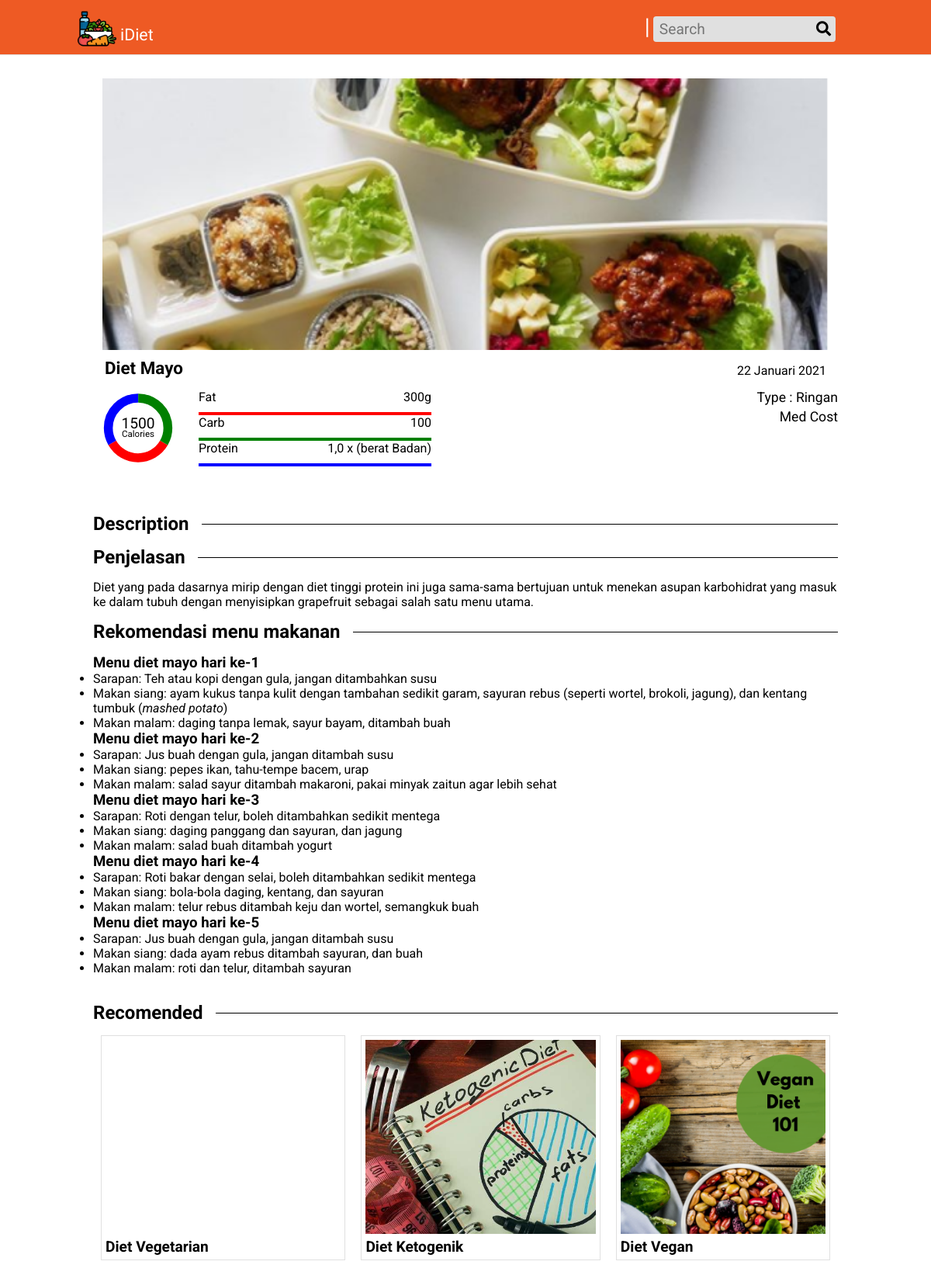
/details.php?d=diet-mayo, run on the app's committed database.
### tables this page shows
CREATE TABLE `diet` (
  `id` int(11) NOT NULL,
  `name` varchar(255) DEFAULT NULL,
  `slug` varchar(255) DEFAULT NULL,
  `description` longtext DEFAULT 'NULL',
  `image` varchar(255) DEFAULT NULL,
  `type` varchar(255) DEFAULT NULL,
  `fat` varchar(255) DEFAULT NULL,
  `cost` enum('low','med','high') DEFAULT 'med',
  `calories` varchar(255) DEFAULT NULL,
  `carb` varchar(255) DEFAULT NULL,
  `protein` varchar(255) DEFAULT NULL,
  `dateupload` date DEFAULT NULL
);

### action/helper.php (called while the page is built, shortened)
<?php
function dateConverter($date)
{
  $month = ['', 'Januari', 'Februari', 'Maret', 'April', 'Mei', 'Juni', 'Juli', 'Agustus', 'September', 'Oktober', 'November', 'Desember'];
  $date = explode("-", $date);
  return $date[2] . " " . $month[(int)$date[1]] . " " . $date['0'];
}

### details.php (the view, shortened to what this page needs)
<?php
require('./partials/header.php');
require('./action/helper.php');
$slug = @$_GET['d'];
$data = $mysql->query("SELECT * FROM diet WHERE slug='$slug' LIMIT 1")->fetch_object();
$recomended = $mysql->query('SELECT image,slug,name FROM diet ORDER BY RAND() LIMIT 3;');
?>
<div class="content">
  <?php if (@$data->name != "") : ?>
    <div class="detail-img" style="background-image:url('./uploads/<?= $data->image ?>');"></div>
    <div class="detail-info">
      <div class="detail-header">
        <span class="detail-title"><?= $data->name ?></span>
        <span class="detail-date"><?= dateConverter($data->dateupload) ?></span>
      </div>
      <div class="detail-stats">
        <svg viewbox="0 0 10 10" style="width: 10%; height:auto; margin:0 30px 0 10px">
          <defs>
            <circle id="circle" cx="5" cy="5" r="4" stroke-width="1.2" fill="transparent" />
          </defs>
          <use xlink:href="#circle" stroke="red" stroke-dasharray="0,2.09,8.38,30" />
          <use xlink:href="#circle" stroke="blue" stroke-dasharray="0,10.47,8.38,30" />
          <use xlink:href="#circle" stroke="green" stroke-dasharray="2.09,16.75,6.3" />
          <text x="5" y="5" text-anchor="middle" font-size="2"><?= $data->calories ?></text>
          <text x="5" y="6.2" text-anchor="middle" font-size="1.2">Calories</text>
        </svg>
        <div class="detail-bars">
          <div class="bars" style="border-bottom: solid 4px red;">
            <span>Fat</span>
            <span><?= $data->fat ?></span>
          </div>
          <div class="bars" style="border-bottom: solid 4px green;">
            <span>Carb</span>
            <span><?= $data->carb ?></span>
          </div>
          <div class="bars" style="border-bottom: solid 4px blue;">
            <span>Protein</span>
            <span><?= $data->protein ?></span>
          </div>
        </div>
        <div class="detail-type">
          <p>Type : <?= $data->type ?></p>
          <p style="text-transform:capitalize;"><?= $data->cost ?> Cost</p>
        </div>
      </div>
      <h2>Description</h2>
      <?= $data->description ?>
    <?php else : ?>
      <h1>No Data Found</h1>
    <?php endif ?>
    <h2>Recomended</h2>
    <div class="recommended-content">
      <?php while ($row = $recomended->fetch_object()) : ?>
        <a href="./details.php?d=<?= $row->slug ?>" class="box">
          <div class="box-img" style="background-image:url('./uploads/<?= $row->image ?>')"></div>
          <div class="box-title"><?= $row->name ?></div>
        </a>
      <?php endwhile; ?>
    </div>
    </div>

### css/style.css (style rules this page uses)
* { margin: 0; padding: 0; font-family: 'Roboto', sans-serif; }
.content { display: flex; flex-direction: column; margin: 30px 10%; }
h2 { margin: 15px 0; display: flex; align-items: center; }
h2::after { content: ''; flex: 1; margin-left: 1rem; height: 1px; background-color: #000; }
.recommended-content { display: grid; grid-template-columns: auto auto auto; grid-template-rows: auto auto; }
.box { margin: 0 10px 10px; border: solid 1px #E0E0E0; padding: 5px }
.box-img { height: 250px; margin-bottom: 5px; background-repeat: no-repeat; background-position: center; background-size: cover; }
.box-title { text-transform: none; text-decoration: none; font-weight: bold; font-size: 1.2rem; color:#000; }
.detail-img { background-size: cover; background-position: center; background-repeat: no-repeat; height: 350px; width: 78vw; align-self: center; }
.detail-header { display: flex; justify-content: space-between; margin: 10px 15px 15px; align-items: flex-end; }
.detail-title { font-size: 1.4rem; font-weight: bold; }
.detail-stats { display: flex; margin-bottom: 60px; }
.detail-bars { display: flex; flex-direction: column; justify-content: space-between; }
.bars { display: flex; justify-content: space-between; width: 25vw; padding-bottom: 10px; }
.detail-type { text-align: right; margin-left: auto; }
.detail-type > p { margin-bottom: 5px; font-size: 1.1rem; }
a.box { text-decoration: none; color: #000; transition: 0.1s; }

### data on the page
diet: image (picture), name "Diet Mayo", dateupload "22 Januari 2021", fat "300g", carb "100", protein "1,0 x (berat Badan)", type "Ringan", cost "Med", description "Penjelasan Diet yang pada dasarnya mirip dengan diet tinggi protein ini juga sama-sama bertujuan untuk menekan asupan karbohidrat yang masuk ke dalam tubuh dengan menyisipkan grapefruit sebagai salah satu menu utama. Rekomendasi menu makanan Menu diet mayo hari ke-1 Sarapan: Teh atau kopi dengan gula, jangan ditambahkan susu Makan siang: ayam kukus tanpa kulit dengan tambahan sedikit garam, sayuran rebus (seperti wortel, brokoli, jagung), dan kentang tumbuk ( mashed potato ) Makan malam: daging tanpa lemak, sayur bayam, ditambah buah Menu diet mayo hari ke-2 Sarapan: Jus buah dengan gula, jangan ditambah susu Makan siang: pepes ikan, tahu-tempe bacem, urap Makan malam: salad sayur ditambah…"
diet: name "Diet Vegetarian"
diet: image (picture), name "Diet Ketogenik"
diet: image (picture), name "Diet Vegan"
